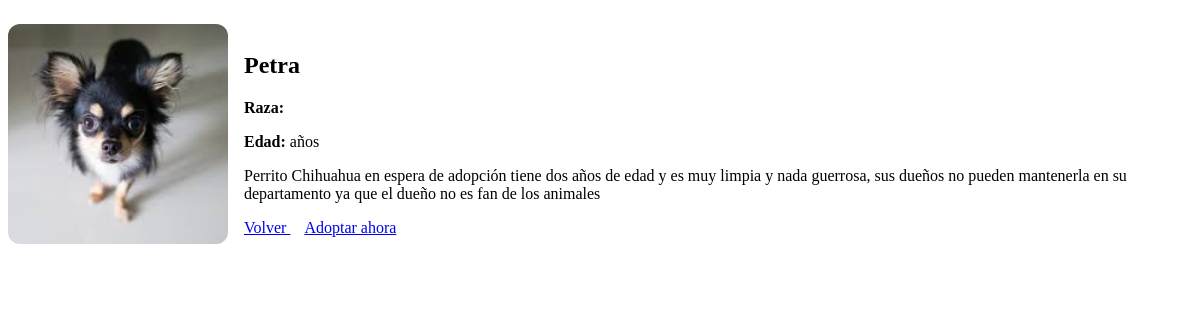
/api/mascota/1/, run on the app's committed database.
### core/models.py (models this page shows, shortened)
class Mascota(models.Model):
    nombre = models.CharField(max_length=100)
    foto = models.ImageField(upload_to="mascotas",null=True, blank=True)
    descripcion = models.TextField()

### core/views.py (the view)
# urls.py: path('mascota/<int:id>/', views.detalle_mascota, name='detalle_mascota'),
def detalle_mascota(request, id):
    mascota = get_object_or_404(Mascota, id=id)
    return render(request, 'detalle.html', {'mascota': mascota})

### core/templates/detalle.html (shortened to what this page needs)
<div class="container mt-5">
    <div class="row justify-content-center">
        <div class="col-md-10 col-lg-8">
            <div class="card border-info shadow-lg rounded-4 p-3 d-flex flex-row align-items-center">
                <div class="pet-image-container me-4">
                    <img src="{{ mascota.foto.url }}"
                         class="pet-img rounded"
                         alt="{{ mascota.nombre }}">
                </div>
                <div class="card-body text-start flex-fill">
                    <h2 class="card-title text-info fw-bold mb-3">{{ mascota.nombre }}</h2>
                    <p class="card-text mb-1"><strong>Raza:</strong> {{ mascota.raza }}</p>
                    <p class="card-text mb-1"><strong>Edad:</strong> {{ mascota.edad }} años</p>
                    <p class="card-text mt-3">{{ mascota.descripcion }}</p>
                    <div class="mt-4">
                        <a href="/" class="btn btn-outline-secondary px-4 me-3">
                            Volver
                        </a>
                        <a href="{% url 'formulario_adopcion' mascota.id %}" class="btn btn-primary px-4">
                            Adoptar ahora
                        </a>
                    </div>
                </div>
            </div>
        </div>
    </div>
</div>

### core/templates/detalle.html (style rules this page uses)
.pet-image-container { flex-shrink: 0; }
.pet-img { width: 220px; height: 220px; object-fit: cover; border-radius: 12px; transition: transform 0.3s ease, box-shadow 0.3s ease; }
.card { border-width: 2px; display: flex; flex-direction: row; align-items: center; }
.card-body { padding: 1.5rem 1rem; }
.btn + .btn { margin-left: 14px; }

### data on the page
Mascota: foto (picture), nombre "Petra", descripcion "Perrito Chihuahua en espera de adopción tiene dos años de edad y es muy limpia y nada guerrosa, sus dueños no pueden mantenerla en su departamento ya que el dueño no es fan de los animales"
